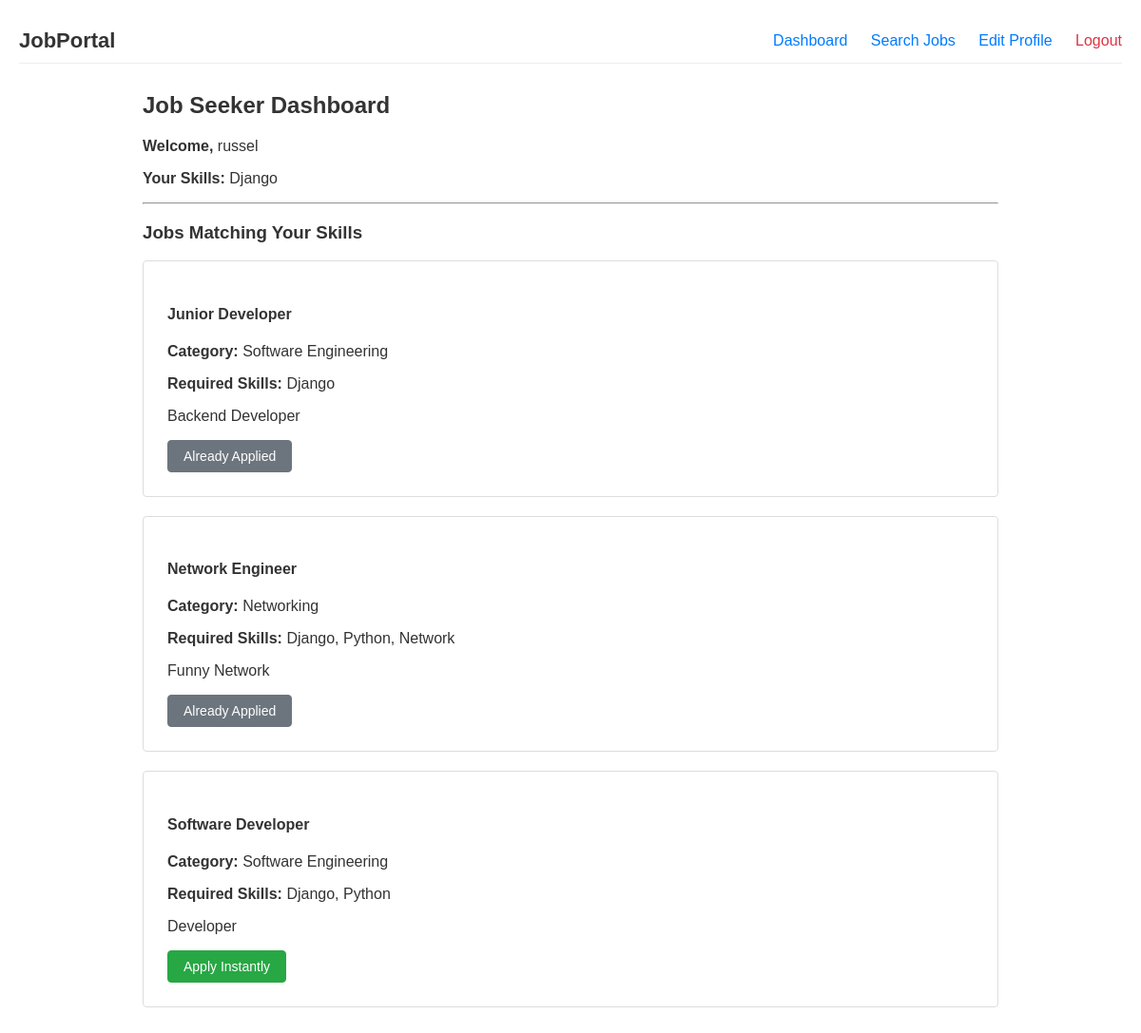
The page /dashboard/ (signed in) on the database as committed earlier.
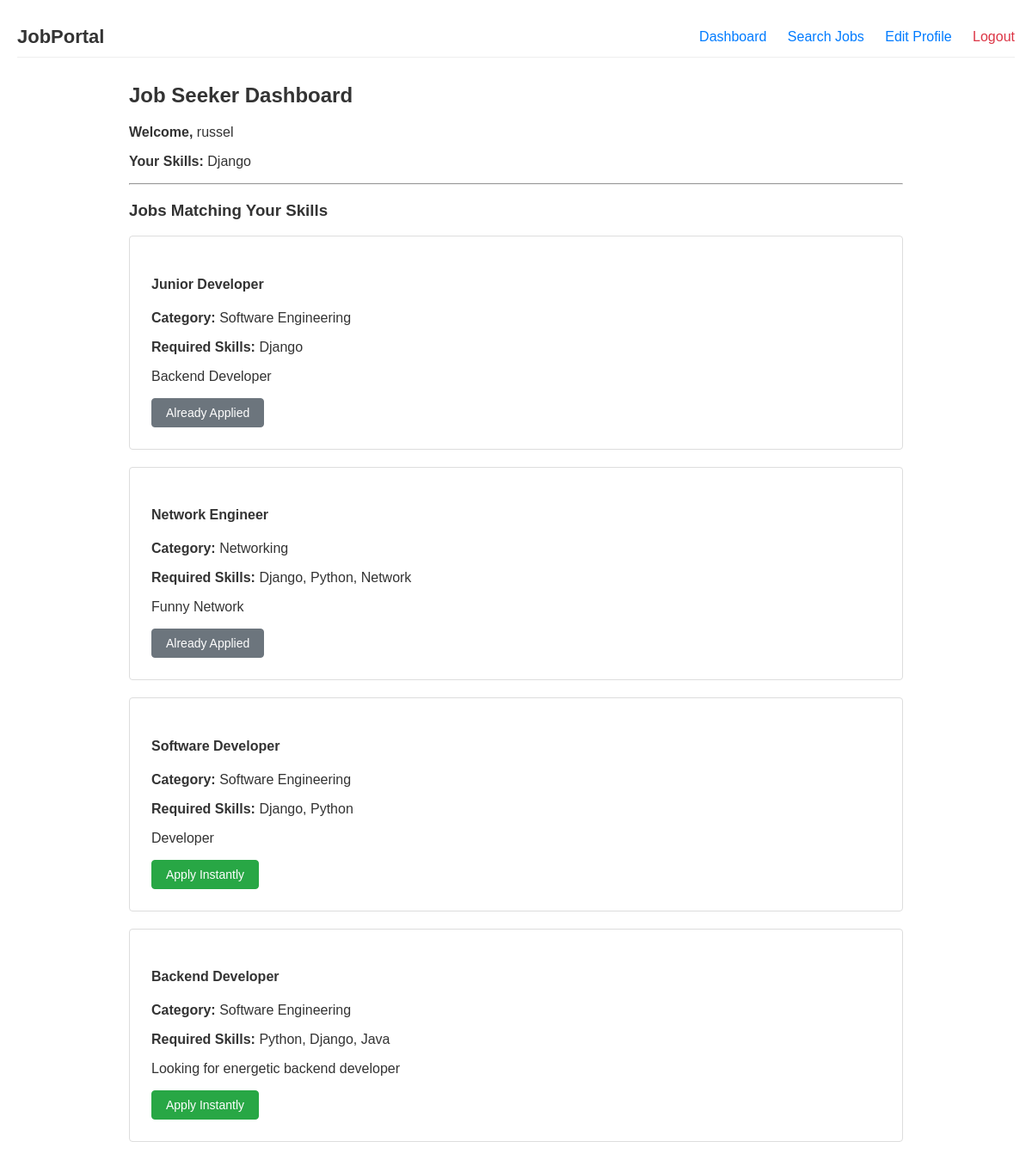
The same page on the database as committed later.
### jobs/models.py (models this page shows, shortened)
class Job(models.Model):
    recruiter = models.ForeignKey(User, on_delete=models.CASCADE, related_name='posted_jobs')
    title = models.CharField(max_length=200)
    category = models.CharField(max_length=100)
    description = models.TextField()
    skills_required = models.TextField(blank=True)
    created_at = models.DateTimeField(auto_now_add=True)

### jobs/views.py (the view, shortened to what this page needs)
# urls.py: path('dashboard/', views.dashboard_view, name='dashboard'),
@login_required
def dashboard_view(request):
    user = request.user
    if user.user_type == 'jobseeker':
        profile, created = JobSeekerProfile.objects.get_or_create(user=user)
        matched_jobs = []
        if profile.skills:
            matched_jobs = Job.objects.filter(skills_required__icontains=profile.skills)
        applied_job_ids = user.applications.values_list('job_id', flat=True)
        return render(request, 'seeker_dashboard.html', {
            'matched_jobs': matched_jobs,
            'profile': profile,
            'applied_job_ids': applied_job_ids
        })

### templates/seeker_dashboard.html
{% extends 'base.html' %}
{% block content %}
    <h2>Job Seeker Dashboard</h2>
    <p><strong>Welcome,</strong> {{ profile.user.username }}</p>
    <p><strong>Your Skills:</strong> {{ profile.skills|default:"No skills added yet." }}</p>
    <hr>
    <h3>Jobs Matching Your Skills</h3>
    {% if matched_jobs %}
        {% for job in matched_jobs %}
            <div class="job-card">
                <h4>{{ job.title }}</h4>
                <p><strong>Category:</strong> {{ job.category }}</p>
                <p><strong>Required Skills:</strong> {{ job.skills_required }}</p>
                <p>{{ job.description }}</p>
                {% if job.id in applied_job_ids %}
                    <button class="btn" disabled style="background:#6c757d; border-color:#6c757d;">Already Applied</button>
                {% else %}
                    <a href="{% url 'apply_job' job.id %}" class="btn btn-success">Apply Instantly</a>
                {% endif %}
            </div>
        {% endfor %}
    {% else %}
        <p>No jobs match your current skills layout yet. Try updating your profile details!</p>
    {% endif %}
{% endblock %}

Rows that differ between the two databases and show on the page:
added Job: title "Backend Developer", category "Software Engineering", skills_required "Python, Django, Java", description "Looking for energetic backend developer", shows "Apply Instantly"
